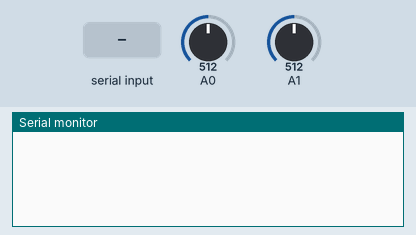
A sketch run on a simulated Arduino Uno, built with avr-gcc and run on an emulated ATmega328P. Shown: the last lines printed to the serial monitor. The test bench sets the inputs (shaded band); at power-on: A0 = 512, A1 = 512.

Above: at 2.2 s.
2.3 s: "f\n" received over Serial
At 2.41 s:
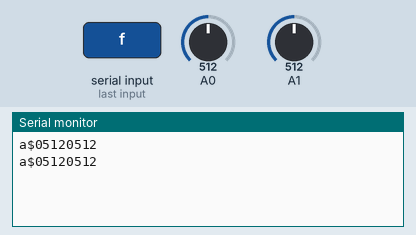
4.2 s: A0 set to 716
At 4.23 s:
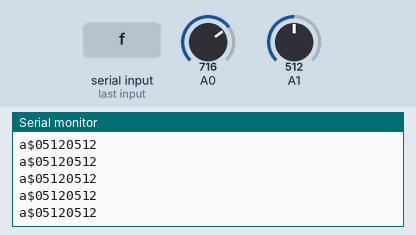
5.7 s: A1 set to 716
At 5.7 s:
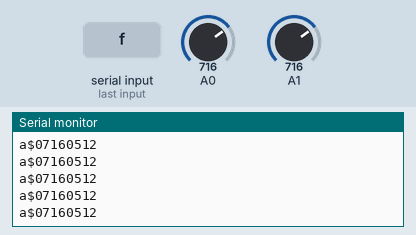
7.2 s: A0 set to 900
At 7.22 s:
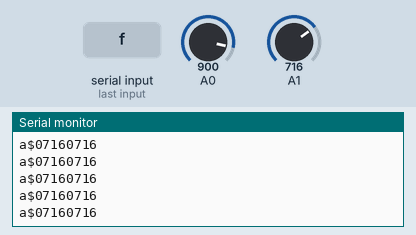
8.7 s: A1 set to 900
At 8.74 s:
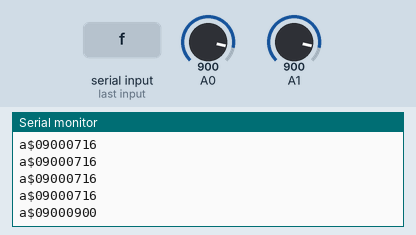
Timing chart, 0 to 11.2 s (numbered marks = the images above; inputs shaded):
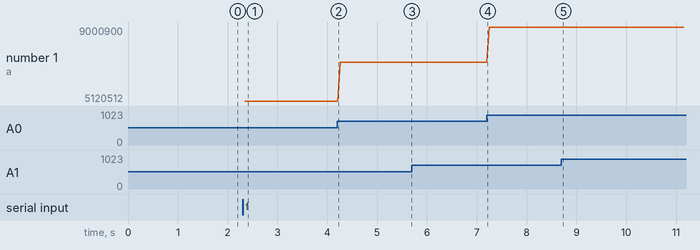

Measured:
- after the input at 2.3 s, the serial monitor: prints a new line at once (image 1)
- after the input at 8.7 s, the serial monitor: prints a new line at once (image 5)
- plotted number 1: 5120512 → 7160512 after the input at 4.2 s, 7160512 → 7160716 after the input at 5.7 s, 7160716 → 9000716 after the input at 7.2 s, 9000716 → 9000900 after the input at 8.7 s

The sketch:

arduino_test_code.ino
```cpp
bool rec = false;

void setup() {
Serial.begin (500000);
 delay(1000);
}

void loop() {

  switch (Serial.read()) {  // Once receives "f" start sending data to GUI, stop sending once receives "s"
    case 'f':
      rec = true;
      break;

    case 's':
      rec = false;
      break;
  }
  if (rec == true)
  {
    int a = analogRead(A0);
     delay(20);
     int b = analogRead(A1);
      delay(20);
    Serial.print ("a$"); // print a$
  if (a < 1000){
    Serial.print ("0");
    Serial.print (a);
  }else if (a < 100){
    Serial.print ("00");
    Serial.print (a);

  }
  else {
    Serial.print (a);

  }
  if (b < 1000){
    Serial.print ("0");
    Serial.print (b);
    Serial.print ("\n");
  }else if (b<100){
     Serial.print ("00");
    Serial.print (b);
     Serial.print ("\n");
  }
  else {
    Serial.print (b);
    Serial.print ("\n");
  }
    delay(10);
  }
}
```
